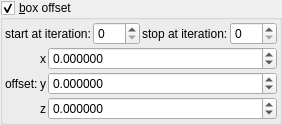
    <widget class="MyGroupBox" name="groupCheck_transf_function_enabledx_false">
     <property name="title">
      <string>&amp;box offset</string>
     </property>
     <property name="checkable">
      <bool>true</bool>
     </property>
     <layout class="QVBoxLayout" name="verticalLayout_21" stretch="0,0">
      <property name="spacing">
       <number>2</number>
      </property>
      <property name="leftMargin">
       <number>2</number>
      </property>
      <property name="topMargin">
       <number>2</number>
      </property>
      <property name="rightMargin">
       <number>2</number>
      </property>
      <property name="bottomMargin">
       <number>2</number>
      </property>
      <item>
       <layout class="QGridLayout" name="gridLayout_64">
        <property name="spacing">
         <number>2</number>
        </property>
        <item row="0" column="1">
         <widget class="MySpinBox" name="spinboxInt_transf_start_iterations_A">
          <property name="sizePolicy">
           <sizepolicy hsizetype="Minimum" vsizetype="Maximum">
            <horstretch>0</horstretch>
            <verstretch>0</verstretch>
           </sizepolicy>
          </property>
          <property name="maximum">
           <number>999</number>
          </property>
         </widget>
        </item>
        <item row="0" column="0">
         <widget class="QLabel" name="label_249">
          <property name="text">
           <string>start at iteration:</string>
          </property>
         </widget>
        </item>
        <item row="0" column="3">
         <widget class="MySpinBox" name="spinboxInt_transf_stop_iterations_A">
          <property name="sizePolicy">
           <sizepolicy hsizetype="Minimum" vsizetype="Maximum">
            <horstretch>0</horstretch>
            <verstretch>0</verstretch>
           </sizepolicy>
          </property>
          <property name="maximum">
           <number>999</number>
          </property>
         </widget>
        </item>
        <item row="0" column="2">
         <widget class="QLabel" name="label_248">
          <property name="text">
           <string>stop at iteration:</string>
          </property>
         </widget>
        </item>
       </layout>
      </item>
      <item>
       <layout class="QGridLayout" name="gridLayout_16" columnstretch="0,0,1">
        <property name="spacing">
         <number>2</number>
        </property>
        <item row="1" column="1">
         <widget class="QLabel" name="label_110">
          <property name="text">
           <string notr="true">y</string>
          </property>
         </widget>
        </item>
        <item row="2" column="2">
         <widget class="MyDoubleSpinBox" name="spinbox3_transf_addition_constantA_000_z">
          <property name="sizePolicy">
           <sizepolicy hsizetype="Minimum" vsizetype="Maximum">
            <horstretch>0</horstretch>
            <verstretch>0</verstretch>
           </sizepolicy>
          </property>
          <property name="prefix">
           <string/>
          </property>
          <property name="suffix">
           <string/>
          </property>
          <property name="decimals">
           <number>6</number>
          </property>
          <property name="minimum">
           <double>-99.989999999999995</double>
          </property>
          <property name="maximum">
           <double>99.989999999999995</double>
          </property>
          <property name="singleStep">
           <double>0.100000000000000</double>
          </property>
         </widget>
        </item>
        <item row="2" column="1">
         <widget class="QLabel" name="label_111">
          <property name="text">
           <string notr="true">z</string>
          </property>
         </widget>
        </item>
        <item row="1" column="2">
         <widget class="MyDoubleSpinBox" name="spinbox3_transf_addition_constantA_000_y">
          <property name="sizePolicy">
           <sizepolicy hsizetype="Minimum" vsizetype="Maximum">
            <horstretch>0</horstretch>
            <verstretch>0</verstretch>
           </sizepolicy>
          </property>
          <property name="prefix">
           <string/>
          </property>
          <property name="suffix">
           <string/>
          </property>
          <property name="decimals">
           <number>6</number>
          </property>
          <property name="minimum">
           <double>-99.989999999999995</double>
          </property>
          <property name="maximum">
           <double>99.989999999999995</double>
          </property>
          <property name="singleStep">
           <double>0.100000000000000</double>
          </property>
         </widget>
        </item>
        <item row="0" column="2">
         <widget class="MyDoubleSpinBox" name="spinbox3_transf_addition_constantA_000_x">
          <property name="sizePolicy">
           <sizepolicy hsizetype="Minimum" vsizetype="Maximum">
            <horstretch>0</horstretch>
            <verstretch>0</verstretch>
           </sizepolicy>
          </property>
          <property name="prefix">
           <string/>
          </property>
          <property name="suffix">
           <string/>
          </property>
          <property name="decimals">
           <number>6</number>
          </property>
          <property name="minimum">
           <double>-99.989999999999995</double>
          </property>
          <property name="maximum">
           <double>99.989999999999995</double>
          </property>
          <property name="singleStep">
           <double>0.100000000000000</double>
          </property>
         </widget>
        </item>
        <item row="0" column="1">
         <widget class="QLabel" name="label_109">
          <property name="text">
           <string notr="true">x</string>
          </property>
         </widget>
        </item>
        <item row="1" column="0">
         <widget class="QLabel" name="label_2">
          <property name="text">
           <string>offset:</string>
          </property>
         </widget>
        </item>
       </layout>
      </item>
     </layout>
    </widget>
